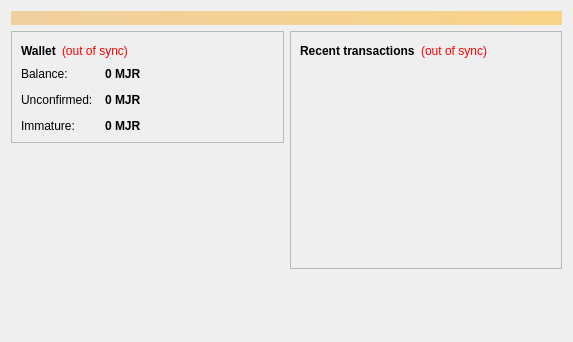
<?xml version="1.0" encoding="UTF-8"?>
<ui version="4.0">
 <class>OverviewPage</class>
 <widget class="QWidget" name="OverviewPage">
  <property name="geometry">
   <rect>
    <x>0</x>
    <y>0</y>
    <width>573</width>
    <height>342</height>
   </rect>
  </property>
  <property name="windowTitle">
   <string>Form</string>
  </property>
  <layout class="QVBoxLayout" name="topLayout">
   <item>
    <widget class="QLabel" name="labelAlerts">
     <property name="visible">
      <bool>false</bool>
     </property>
     <property name="styleSheet">
      <string notr="true">background-color: qlineargradient(x1: 0, y1: 0, x2: 1, y2: 0, stop:0 #F0D0A0, stop:1 #F8D488); color:#000000;</string>
     </property>
     <property name="wordWrap">
      <bool>true</bool>
     </property>
     <property name="margin">
      <number>3</number>
     </property>
    </widget>
   </item>
   <item>
    <layout class="QHBoxLayout" name="horizontalLayout" stretch="1,1">
     <item>
      <layout class="QVBoxLayout" name="verticalLayout_2">
       <item>
        <widget class="QFrame" name="frame">
         <property name="frameShape">
          <enum>QFrame::StyledPanel</enum>
         </property>
         <property name="frameShadow">
          <enum>QFrame::Raised</enum>
         </property>
         <layout class="QVBoxLayout" name="verticalLayout_4">
          <item>
           <layout class="QHBoxLayout" name="horizontalLayout_4">
            <item>
             <widget class="QLabel" name="label_5">
              <property name="font">
               <font>
                <weight>75</weight>
                <bold>true</bold>
               </font>
              </property>
              <property name="text">
               <string>Wallet</string>
              </property>
             </widget>
            </item>
            <item>
             <widget class="QLabel" name="labelWalletStatus">
              <property name="toolTip">
               <string>The displayed information may be out of date. Your wallet automatically synchronizes with the Litecoin network after a connection is established, but this process has not completed yet.</string>
              </property>
              <property name="styleSheet">
               <string notr="true">QLabel { color: red; }</string>
              </property>
              <property name="text">
               <string notr="true">(out of sync)</string>
              </property>
              <property name="alignment">
               <set>Qt::AlignLeading|Qt::AlignLeft|Qt::AlignVCenter</set>
              </property>
             </widget>
            </item>
            <item>
             <spacer name="horizontalSpacer_2">
              <property name="orientation">
               <enum>Qt::Horizontal</enum>
              </property>
              <property name="sizeHint" stdset="0">
               <size>
                <width>40</width>
                <height>20</height>
               </size>
              </property>
             </spacer>
            </item>
           </layout>
          </item>
          <item>
           <layout class="QFormLayout" name="formLayout_2">
            <property name="fieldGrowthPolicy">
             <enum>QFormLayout::AllNonFixedFieldsGrow</enum>
            </property>
            <property name="horizontalSpacing">
             <number>12</number>
            </property>
            <property name="verticalSpacing">
             <number>12</number>
            </property>
            <item row="0" column="0">
             <widget class="QLabel" name="label">
              <property name="text">
               <string>Balance:</string>
              </property>
             </widget>
            </item>
            <item row="0" column="1">
             <widget class="QLabel" name="labelBalance">
              <property name="font">
               <font>
                <weight>75</weight>
                <bold>true</bold>
               </font>
              </property>
              <property name="cursor">
               <cursorShape>IBeamCursor</cursorShape>
              </property>
              <property name="toolTip">
               <string>Your current balance</string>
              </property>
              <property name="text">
               <string notr="true">0 MJR</string>
              </property>
              <property name="textInteractionFlags">
               <set>Qt::LinksAccessibleByMouse|Qt::TextSelectableByKeyboard|Qt::TextSelectableByMouse</set>
              </property>
             </widget>
            </item>
            <item row="1" column="0">
             <widget class="QLabel" name="label_3">
              <property name="text">
               <string>Unconfirmed:</string>
              </property>
             </widget>
            </item>
            <item row="1" column="1">
             <widget class="QLabel" name="labelUnconfirmed">
              <property name="font">
               <font>
                <weight>75</weight>
                <bold>true</bold>
               </font>
              </property>
              <property name="cursor">
               <cursorShape>IBeamCursor</cursorShape>
              </property>
              <property name="toolTip">
               <string>Total of transactions that have yet to be confirmed, and do not yet count toward the current balance</string>
              </property>
              <property name="text">
               <string notr="true">0 MJR</string>
              </property>
              <property name="textInteractionFlags">
               <set>Qt::LinksAccessibleByMouse|Qt::TextSelectableByKeyboard|Qt::TextSelectableByMouse</set>
              </property>
             </widget>
            </item>
            <item row="2" column="0">
             <widget class="QLabel" name="labelImmatureText">
              <property name="text">
               <string>Immature:</string>
              </property>
             </widget>
            </item>
            <item row="2" column="1">
             <widget class="QLabel" name="labelImmature">
              <property name="font">
               <font>
                <weight>75</weight>
                <bold>true</bold>
               </font>
              </property>
              <property name="toolTip">
               <string>Mined balance that has not yet matured</string>
              </property>
              <property name="text">
               <string notr="true">0 MJR</string>
              </property>
              <property name="textInteractionFlags">
               <set>Qt::LinksAccessibleByMouse|Qt::TextSelectableByKeyboard|Qt::TextSelectableByMouse</set>
              </property>
             </widget>
            </item>
           </layout>
          </item>
         </layout>
        </widget>
       </item>
       <item>
        <spacer name="verticalSpacer">
         <property name="orientation">
          <enum>Qt::Vertical</enum>
         </property>
         <property name="sizeHint" stdset="0">
          <size>
           <width>20</width>
           <height>40</height>
          </size>
         </property>
        </spacer>
       </item>
      </layout>
     </item>
     <item>
      <layout class="QVBoxLayout" name="verticalLayout_3">
       <item>
        <widget class="QFrame" name="frame_2">
         <property name="frameShape">
          <enum>QFrame::StyledPanel</enum>
         </property>
         <property name="frameShadow">
          <enum>QFrame::Raised</enum>
         </property>
         <layout class="QVBoxLayout" name="verticalLayout">
          <item>
           <layout class="QHBoxLayout" name="horizontalLayout_2">
            <item>
             <widget class="QLabel" name="label_4">
              <property name="text">
               <string>&lt;b&gt;Recent transactions&lt;/b&gt;</string>
              </property>
             </widget>
            </item>
            <item>
             <widget class="QLabel" name="labelTransactionsStatus">
              <property name="toolTip">
               <string>The displayed information may be out of date. Your wallet automatically synchronizes with the Litecoin network after a connection is established, but this process has not completed yet.</string>
              </property>
              <property name="styleSheet">
               <string notr="true">QLabel { color: red; }</string>
              </property>
              <property name="text">
               <string notr="true">(out of sync)</string>
              </property>
              <property name="alignment">
               <set>Qt::AlignRight|Qt::AlignTrailing|Qt::AlignVCenter</set>
              </property>
             </widget>
            </item>
            <item>
             <spacer name="horizontalSpacer">
              <property name="orientation">
               <enum>Qt::Horizontal</enum>
              </property>
              <property name="sizeHint" stdset="0">
               <size>
                <width>40</width>
                <height>20</height>
               </size>
              </property>
             </spacer>
            </item>
           </layout>
          </item>
          <item>
           <widget class="QListView" name="listTransactions">
            <property name="styleSheet">
             <string notr="true">QListView { background: transparent; }</string>
            </property>
            <property name="frameShape">
             <enum>QFrame::NoFrame</enum>
            </property>
            <property name="verticalScrollBarPolicy">
             <enum>Qt::ScrollBarAlwaysOff</enum>
            </property>
            <property name="horizontalScrollBarPolicy">
             <enum>Qt::ScrollBarAlwaysOff</enum>
            </property>
            <property name="selectionMode">
             <enum>QAbstractItemView::NoSelection</enum>
            </property>
           </widget>
          </item>
         </layout>
        </widget>
       </item>
       <item>
        <spacer name="verticalSpacer_2">
         <property name="orientation">
          <enum>Qt::Vertical</enum>
         </property>
         <property name="sizeHint" stdset="0">
          <size>
           <width>20</width>
           <height>40</height>
          </size>
         </property>
        </spacer>
       </item>
      </layout>
     </item>
    </layout>
   </item>
  </layout>
 </widget>
 <resources/>
 <connections/>
</ui>
